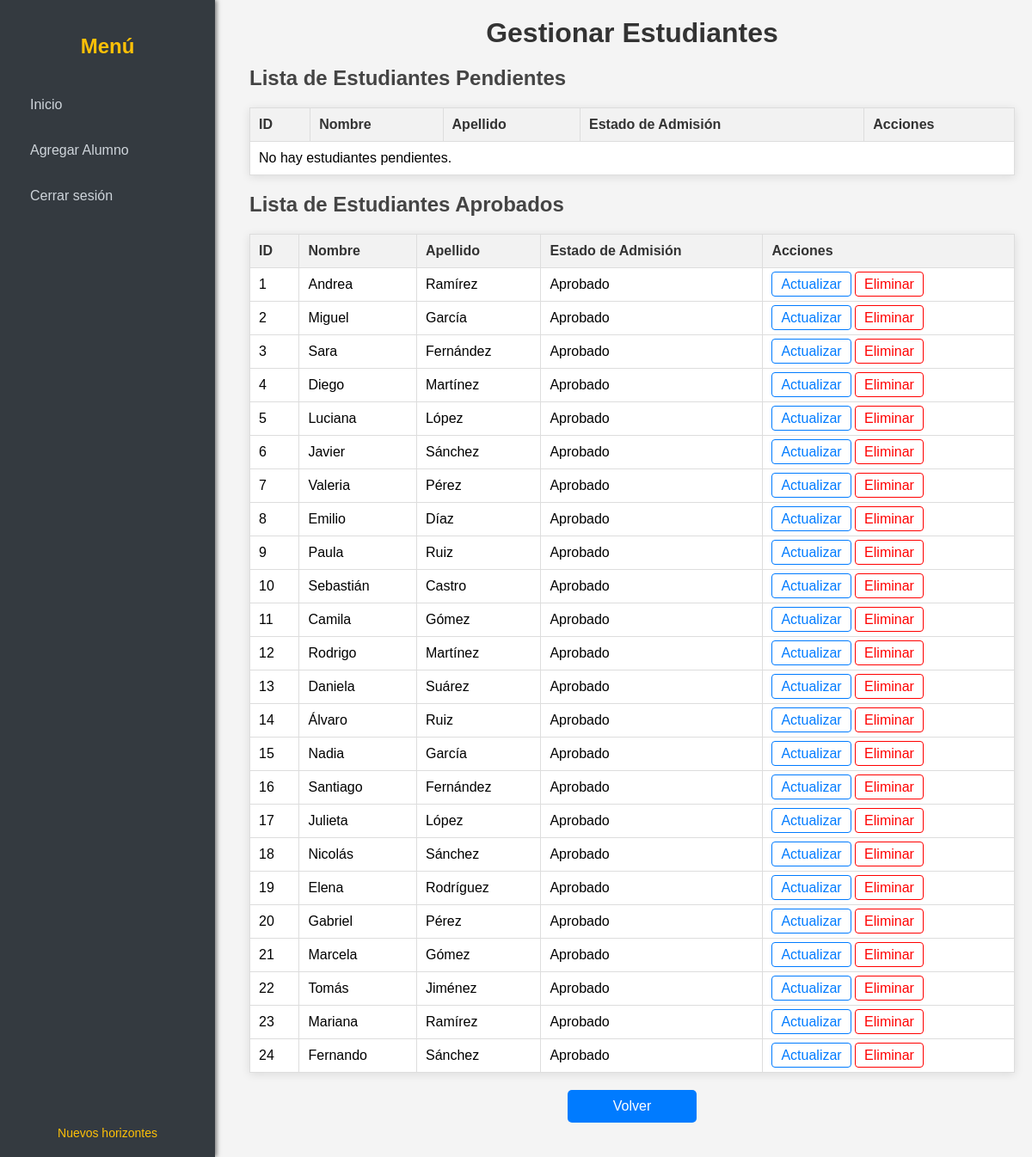
Page /gestionar_estudiantes/1/ (signed in) on the committed database.
### core/models.py (models this page shows, shortened)
class Alumno(models.Model):
    establecimiento = models.ForeignKey(Establecimiento, on_delete=models.CASCADE, related_name='alumnos', null=True, blank=True)
    user = models.OneToOneField(User, on_delete=models.CASCADE)
    nombre = models.CharField(max_length=100)
    apellido = models.CharField(max_length=200, default='Sin apellido')
    email = models.EmailField(unique=True)
    apoderado = models.ForeignKey(Apoderado, related_name='alumnos', on_delete=models.SET_NULL, null=True)
    estado_admision = models.CharField(max_length=50, default='Pendiente')

### core/views.py (the view)
# urls.py: path('gestionar_estudiantes/<int:establecimiento_id>/', views.gestionar_estudiantes, name='gestionar_estudiantes'),
@login_required
def gestionar_estudiantes(request, establecimiento_id):
    establecimiento = get_object_or_404(Establecimiento, id=establecimiento_id)
    alumnos_pendientes = Alumno.objects.filter(estado_admision='Pendiente', establecimiento=establecimiento)
    alumnos_aprobados = Alumno.objects.filter(estado_admision='Aprobado', establecimiento=establecimiento)
    return render(request, 'gestionar_estudiantes.html', {
        'alumnos_pendientes': alumnos_pendientes,
        'alumnos_aprobados': alumnos_aprobados,
        'establecimiento': establecimiento
    })

### core/templates/gestionar_estudiantes.html (shortened to what this page needs)
{% load static %}
<!DOCTYPE html>
<html lang="es">
<head>
</head>
<body>
    <div class="sidebar">
        <h2>Menú</h2>
        <ul>
            <li><a href="{% url 'panel_admision' establecimiento_id=establecimiento.id %}">Inicio</a></li>
            <li><a href="{% url 'agregar_alumno' establecimiento.id %}">Agregar Alumno</a></li>
            <li>
                <form action="{% url 'logout' %}" method="post" style="display: inline;">
                    <button type="submit">Cerrar sesión</button>
                </form>
            </li>
        </ul>
        <div class="footer">
            <a href="#">Nuevos horizontes</a>
        </div>
    </div>
    <div class="main-content">
        <h1>Gestionar Estudiantes</h1>
        <h2>Lista de Estudiantes Pendientes</h2>
        <table>
            <thead>
                <tr>
                    <th>ID</th>
                    <th>Nombre</th>
                    <th>Apellido</th>
                    <th>Estado de Admisión</th>
                    <th>Acciones</th>
                </tr>
            </thead>
            <tbody>
                {% for alumno in alumnos_pendientes %}
                    <tr>
                        <td data-label="ID">{{ alumno.id }}</td>
                        <td data-label="Nombre">{{ alumno.nombre }}</td>
                        <td data-label="Apellido">{{ alumno.apellido }}</td>
                        <td data-label="Estado de Admisión">{{ alumno.estado_admision }}</td>
                        <td data-label="Acciones">
                            <a class="btn-actualizar" href="{% url 'actualizar_matricula' alumno.id %}">Actualizar</a>
                            <a class="btn-eliminar" href="{% url 'eliminar_alumno' alumno.id %}">Eliminar</a>
                        </td>
                    </tr>
                {% empty %}
                    <tr>
                        <td colspan="5">No hay estudiantes pendientes.</td>
                    </tr>
                {% endfor %}
            </tbody>
        </table>
        <h2>Lista de Estudiantes Aprobados</h2>
        <table>
            <thead>
                <tr>
                    <th>ID</th>
                    <th>Nombre</th>
                    <th>Apellido</th>
                    <th>Estado de Admisión</th>
                    <th>Acciones</th>
                </tr>
            </thead>
            <tbody>
                {% for alumno in alumnos_aprobados %}
                    <tr>
                        <td data-label="ID">{{ alumno.id }}</td>
                        <td data-label="Nombre">{{ alumno.nombre }}</td>
                        <td data-label="Apellido">{{ alumno.apellido }}</td>
                        <td data-label="Estado de Admisión">{{ alumno.estado_admision }}</td>
                        <td data-label="Acciones">
                            <a class="btn-actualizar" href="{% url 'actualizar_matricula' alumno.id %}">Actualizar</a>
                            <a class="btn-eliminar" href="{% url 'eliminar_alumno' alumno.id %}">Eliminar</a>
                        </td>
                    </tr>
                {% empty %}
                    <tr>
                        <td colspan="5">No hay estudiantes aprobados.</td>
                    </tr>
                {% endfor %}
            </tbody>
        </table>
        <a href="{% url 'panel_admision' establecimiento_id=establecimiento.id %}" class="btn-volver">Volver</a>
    </div>
</body>
</html>

### core/templates/gestionar_estudiantes.html (style rules this page uses)
* { margin: 0; padding: 0; box-sizing: border-box; }
body { font-family: Arial, sans-serif; display: flex; height: 100vh; background-color: #f4f4f4; }
.sidebar { width: 250px; background-color: #343a40; color: white; padding: 20px; position: fixed; height: 100%; overflow-y: auto; box-shadow: 2px 0 5px rgba(0, 0, 0, 0.5); display: flex; flex-direction: column; justify-content: space-between; }
.sidebar h2 { text-align: center; font-size: 1.5em; color: #ffc107; margin-bottom: 20px; font-weight: bold; }
.sidebar ul { list-style: none; padding: 0; flex-grow: 1; }
.sidebar ul li { margin: 15px 0; }
.sidebar ul li a, .sidebar ul li form button { color: #ced4da; text-decoration: none; padding: 10px 15px; border-radius: 5px; transition: background-color 0.3s, color 0.3s; display: block; background: none; border: none; cursor: pointer; font-family: inherit; font-size: inherit; width: 100%; text-align: left; }
.footer { text-align: center; font-size: 14px; color: #ffc107; margin-top: 20px; }
.footer a { color: #ffc107; text-decoration: none; transition: color 0.3s; }
.main-content { margin-left: 270px; padding: 20px; width: calc(100% - 270px); overflow-y: auto; }
h1 { text-align: center; color: #333; margin-bottom: 20px; }
h2 { color: #444; margin-top: 20px; }
table { width: 100%; border-collapse: collapse; margin-top: 20px; background-color: white; box-shadow: 0 2px 10px rgba(0, 0, 0, 0.1); }
th, td { border: 1px solid #ddd; padding: 10px; text-align: left; }
th { background-color: #f2f2f2; color: #333; }
.btn-eliminar { color: red; text-decoration: none; border: 1px solid red; padding: 5px 10px; border-radius: 4px; cursor: pointer; transition: background-color 0.3s; }
.btn-actualizar { color: #007bff; text-decoration: none; border: 1px solid #007bff; padding: 5px 10px; border-radius: 4px; cursor: pointer; transition: background-color 0.3s; }
.btn-volver { background-color: #007bff; color: white; padding: 10px 20px; border-radius: 5px; text-decoration: none; font-size: 16px; cursor: pointer; transition: background-color 0.3s; display: block; text-align: center; margin-top: 20px; width: 150px; margin: 20px auto; }

### rows in the picture
Alumno: id "1", nombre "Andrea", apellido "Ramírez", estado_admision "Aprobado"
Alumno: id "2", nombre "Miguel", apellido "García", estado_admision "Aprobado"
Alumno: id "3", nombre "Sara", apellido "Fernández", estado_admision "Aprobado"
Alumno: id "4", nombre "Diego", apellido "Martínez", estado_admision "Aprobado"
Alumno: id "5", nombre "Luciana", apellido "López", estado_admision "Aprobado"
Alumno: id "6", nombre "Javier", apellido "Sánchez", estado_admision "Aprobado"
Alumno: id "7", nombre "Valeria", apellido "Pérez", estado_admision "Aprobado"
Alumno: id "8", nombre "Emilio", apellido "Díaz", estado_admision "Aprobado"
Alumno: id "9", nombre "Paula", apellido "Ruiz", estado_admision "Aprobado"
Alumno: id "10", nombre "Sebastián", apellido "Castro", estado_admision "Aprobado"
Alumno: id "11", nombre "Camila", apellido "Gómez", estado_admision "Aprobado"
Alumno: id "12", nombre "Rodrigo", apellido "Martínez", estado_admision "Aprobado"
Alumno: id "13", nombre "Daniela", apellido "Suárez", estado_admision "Aprobado"
Alumno: id "14", nombre "Álvaro", apellido "Ruiz", estado_admision "Aprobado"
Alumno: id "15", nombre "Nadia", apellido "García", estado_admision "Aprobado"
Alumno: id "16", nombre "Santiago", apellido "Fernández", estado_admision "Aprobado"
Alumno: id "17", nombre "Julieta", apellido "López", estado_admision "Aprobado"
Alumno: id "18", nombre "Nicolás", apellido "Sánchez", estado_admision "Aprobado"
Alumno: id "19", nombre "Elena", apellido "Rodríguez", estado_admision "Aprobado"
Alumno: id "20", nombre "Gabriel", apellido "Pérez", estado_admision "Aprobado"
Alumno: id "21", nombre "Marcela", apellido "Gómez", estado_admision "Aprobado"
Alumno: id "22", nombre "Tomás", apellido "Jiménez", estado_admision "Aprobado"
Alumno: id "23", nombre "Mariana", apellido "Ramírez", estado_admision "Aprobado"
Alumno: id "24", nombre "Fernando", apellido "Sánchez", estado_admision "Aprobado"
